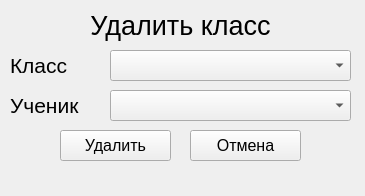
<?xml version="1.0" encoding="UTF-8"?>
<ui version="4.0">
 <class>MAin</class>
 <widget class="QWidget" name="MAin">
  <property name="geometry">
   <rect>
    <x>0</x>
    <y>0</y>
    <width>365</width>
    <height>196</height>
   </rect>
  </property>
  <property name="windowTitle">
   <string>Удалить ученика</string>
  </property>
  <widget class="QLabel" name="Title">
   <property name="geometry">
    <rect>
     <x>10</x>
     <y>10</y>
     <width>341</width>
     <height>31</height>
    </rect>
   </property>
   <property name="font">
    <font>
     <pointsize>20</pointsize>
    </font>
   </property>
   <property name="text">
    <string>Удалить класс</string>
   </property>
   <property name="alignment">
    <set>Qt::AlignCenter</set>
   </property>
  </widget>
  <widget class="QLabel" name="Title_3">
   <property name="geometry">
    <rect>
     <x>10</x>
     <y>50</y>
     <width>141</width>
     <height>31</height>
    </rect>
   </property>
   <property name="font">
    <font>
     <pointsize>16</pointsize>
    </font>
   </property>
   <property name="text">
    <string>Класс</string>
   </property>
   <property name="alignment">
    <set>Qt::AlignLeading|Qt::AlignLeft|Qt::AlignVCenter</set>
   </property>
  </widget>
  <widget class="QComboBox" name="Class">
   <property name="geometry">
    <rect>
     <x>110</x>
     <y>50</y>
     <width>241</width>
     <height>31</height>
    </rect>
   </property>
  </widget>
  <widget class="QPushButton" name="Delete">
   <property name="geometry">
    <rect>
     <x>60</x>
     <y>130</y>
     <width>111</width>
     <height>31</height>
    </rect>
   </property>
   <property name="font">
    <font>
     <pointsize>12</pointsize>
    </font>
   </property>
   <property name="text">
    <string>Удалить</string>
   </property>
  </widget>
  <widget class="QPushButton" name="Exit">
   <property name="geometry">
    <rect>
     <x>190</x>
     <y>130</y>
     <width>111</width>
     <height>31</height>
    </rect>
   </property>
   <property name="font">
    <font>
     <pointsize>12</pointsize>
    </font>
   </property>
   <property name="text">
    <string>Отмена</string>
   </property>
  </widget>
  <widget class="QLabel" name="Error">
   <property name="geometry">
    <rect>
     <x>20</x>
     <y>170</y>
     <width>331</width>
     <height>20</height>
    </rect>
   </property>
   <property name="font">
    <font>
     <pointsize>10</pointsize>
    </font>
   </property>
   <property name="text">
    <string/>
   </property>
   <property name="alignment">
    <set>Qt::AlignCenter</set>
   </property>
  </widget>
  <widget class="QLabel" name="Title_4">
   <property name="geometry">
    <rect>
     <x>10</x>
     <y>90</y>
     <width>91</width>
     <height>31</height>
    </rect>
   </property>
   <property name="font">
    <font>
     <pointsize>16</pointsize>
    </font>
   </property>
   <property name="text">
    <string>Ученик</string>
   </property>
   <property name="alignment">
    <set>Qt::AlignLeading|Qt::AlignLeft|Qt::AlignVCenter</set>
   </property>
  </widget>
  <widget class="QComboBox" name="Pupil">
   <property name="geometry">
    <rect>
     <x>110</x>
     <y>90</y>
     <width>241</width>
     <height>31</height>
    </rect>
   </property>
  </widget>
 </widget>
 <resources/>
 <connections/>
</ui>
